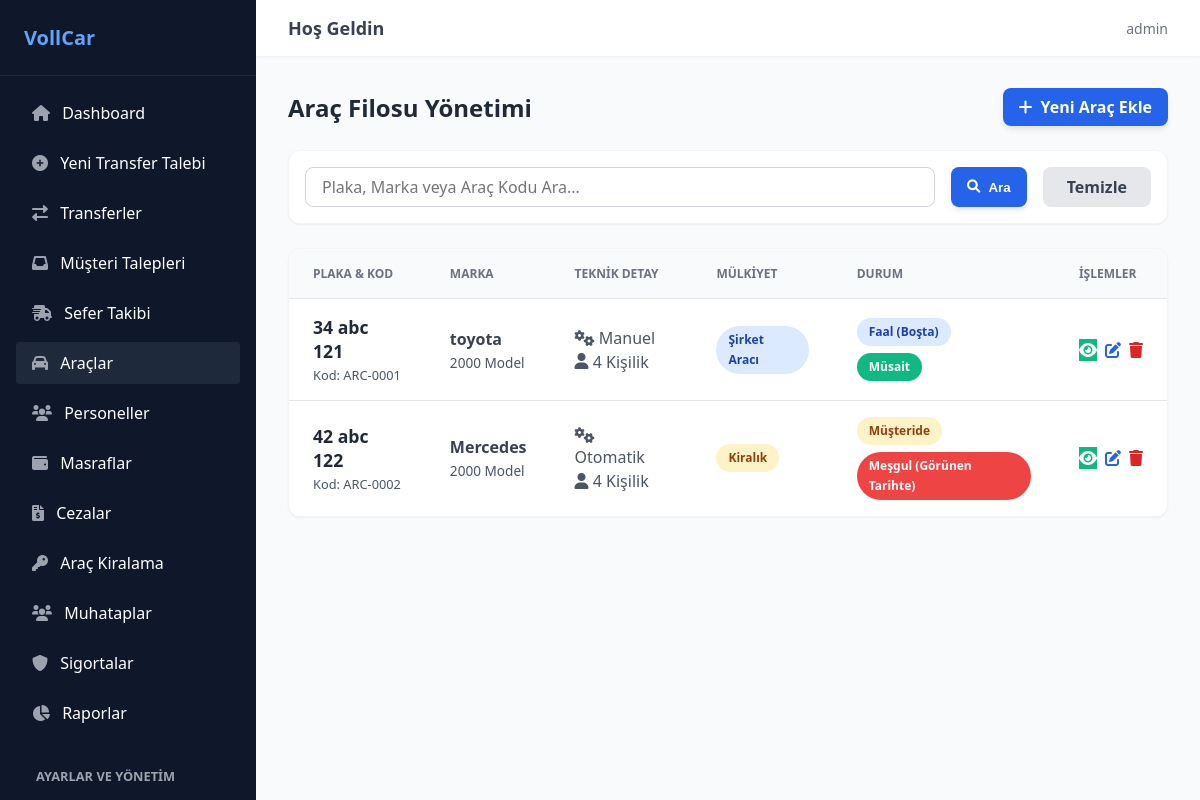
Screenshot of /araclar/ (signed in) with the database file from the repository.
### transfer/models.py (models this page shows, shortened)
class Arac(models.Model):
    VITES_SECENEKLERI = [
        ('manuel', 'Manuel'),
        ('otomatik', 'Otomatik'),
        ('yari_otomatik', 'Yarı Otomatik'),
    ]
    YAKIT_SECENEKLERI = [
        ('benzin', 'Benzin'),
        ('dizel', 'Dizel'),
        ('lpg', 'LPG'),
        ('elektrik', 'Elektrik'),
        ('hibrit', 'Hibrit'),
    ]
    DURUM_SECENEKLERI = [
        ('bosta', 'Faal (Boşta)'),
        ('musteride', 'Müşteride'),
        ('rehin', 'Rehin'),
        ('serviste', 'Serviste'),
    ]
    MULKIYET_SECENEKLERI = [
        ('sirket', 'Şirket Aracı'),
        ('kiralik', 'Kiralık'),
    ]
    IL_SECENEKLERI = [
        ('01', '01 - Adana'), ('02', '02 - Adıyaman'), ('03', '03 - Afyonkarahisar'),
        ('04', '04 - Ağrı'), ('05', '05 - Amasya'), ('06', '06 - Ankara'),
        ('07', '07 - Antalya'), ('08', '08 - Artvin'), ('09', '09 - Aydın'),
        ('10', '10 - Balıkesir'), ('11', '11 - Bilecik'), ('12', '12 - Bingöl'),
        ('13', '13 - Bitlis'), ('14', '14 - Bolu'), ('15', '15 - Burdur'),
        ('16', '16 - Bursa'), ('17', '17 - Çanakkale'), ('18', '18 - Çankırı'),
        ('19', '19 - Çorum'), ('20', '20 - Denizli'), ('21', '21 - Diyarbakır'),
        ('22', '22 - Edirne'), ('23', '23 - Elazığ'), ('24', '24 - Erzincan'),
        ('25', '25 - Erzurum'), ('26', '26 - Eskişehir'), ('27', '27 - Gaziantep'),
        ('28', '28 - Giresun'), ('29', '29 - Gümüşhane'), ('30', '30 - Hakkari'),
        ('31', '31 - Hatay'), ('32', '32 - Isparta'), ('33', '33 - Mersin'),
        ('34', '34 - İstanbul'), ('35', '35 - İzmir'), ('36', '36 - Kars'),
        ('37', '37 - Kastamonu'), ('38', '38 - Kayseri'), ('39', '39 - Kırklareli'),
        ('40', '40 - Kırşehir'), ('41', '41 - Kocaeli'), ('42', '42 - Konya'),
        ('43', '43 - Kütahya'), ('44', '44 - Malatya'), ('45', '45 - Manisa'),
        ('46', '46 - Kahramanmaraş'), ('47', '47 - Mardin'), ('48', '48 - Muğla'),
        ('49', '49 - Muş'), ('50', '50 - Nevşehir'), ('51', '51 - Niğde'),
        ('52', '52 - Ordu'), ('53', '53 - Rize'), ('54', '54 - Sakarya'),
        ('55', '55 - Samsun'), ('56', '56 - Siirt'), ('57', '57 - Sinop'),
        ('58', '58 - Sivas'), ('59', '59 - Tekirdağ'), ('60', '60 - Tokat'),
        ('61', '61 - Trabzon'), ('62', '62 - Tunceli'), ('63', '63 - Şanlıurfa'),
        ('64', '64 - Uşak'), ('65', '65 - Van'), ('66', '66 - Yozgat'),
        ('67', '67 - Zonguldak'), ('68', '68 - Aksaray'), ('69', '69 - Bayburt'),
        ('70', '70 - Karaman'), ('71', '71 - Kırıkkale'), ('72', '72 - Batman'),
        ('73', '73 - Şırnak'), ('74', '74 - Bartın'), ('75', '75 - Ardahan'),
        ('76', '76 - Iğdır'), ('77', '77 - Yalova'), ('78', '78 - Karabük'),
        ('79', '79 - Kilis'), ('80', '80 - Osmaniye'), ('81', '81 - Düzce')
    ]
    arac_kodu = models.CharField(max_length=50, unique=True, null=True, blank=True)
    plaka = models.CharField(max_length=20, unique=True)
    kapasite = models.PositiveIntegerField(default=4)
    il_kodu = models.CharField(max_length=10, choices=IL_SECENEKLERI, null=True, blank=True)
    firma = models.ForeignKey('Firma', on_delete=models.SET_NULL, null=True, blank=True, verbose_name="Şirket")
    arac_turu = models.ForeignKey(AracTuru, on_delete=models.SET_NULL, null=True, blank=True)
    tescil_sira_no = models.CharField(max_length=50, null=True, blank=True)
    renk = models.CharField(max_length=30, null=True, blank=True)
    sase_no = models.CharField(max_length=100, null=True, blank=True)
    motor_no = models.CharField(max_length=100, null=True, blank=True)
    marka = models.CharField(max_length=50, null=True, blank=True)
    model_tanim = models.CharField(max_length=100, null=True, blank=True)
    vites = models.CharField(max_length=20, choices=VITES_SECENEKLERI, null=True, blank=True)
    yakit_tipi = models.CharField(max_length=20, choices=YAKIT_SECENEKLERI, null=True, blank=True)
    arac_durumu = models.CharField(max_length=20, choices=DURUM_SECENEKLERI, default='bosta')
    arac_kimde = models.CharField(max_length=100, null=True, blank=True)
    ilk_tescil_tarihi = models.DateField(null=True, blank=True)
    tescil_tarihi = models.DateField(null=True, blank=True)
    model_yili = models.PositiveIntegerField(null=True, blank=True)
    segment = models.CharField(max_length=50, null=True, blank=True)
    mulkiyet_durumu = models.CharField(max_length=20, choices=MULKIYET_SECENEKLERI, default='sirket')
    muayene_tarihi = models.DateField(null=True, blank=True)
    egzoz_emisyon_tarihi = models.DateField(null=True, blank=True)
    cekici_ruhsati_tarihi = models.DateField(null=True, blank=True)
    serusefer_tarihi = models.DateField(null=True, blank=True)
    resim = models.ImageField(upload_to='arac_resimleri/', null=True, blank=True)
    def is_available(self, start_time, end_time, exclude_transfer_id=None):
        if self.arac_durumu in ['rehin', 'serviste', 'musteride']:
            return False
        from django.db.models import Q
        from .models import Transfer, Kiralama
        overlapping_transfers = Transfer.objects.filter(
            arac_kodu=self,
            transfer_durumu__in=['beklemede', 'basladi']
        ).filter(
            Q(alis_saati__lt=end_time) & Q(varis_saati__gt=start_time)
        )
        if exclude_transfer_id:
            overlapping_transfers = overlapping_transfers.exclude(id=exclude_transfer_id)
        if overlapping_transfers.exists():
            return False
        start_date = start_time.date()
        end_date = end_time.date()
        overlapping_kiralamas = Kiralama.objects.filter(
            arac=self
        ).filter(
            Q(baslangic_tarihi__lte=end_date) & Q(bitis_tarihi__gte=start_date)
        )
        if overlapping_kiralamas.exists():
            return False
        return True
    @property
    def current_availability(self):
        from django.utils import timezone
        now = timezone.now()
        return self.is_available(now, now + timezone.timedelta(minutes=1))

### transfer/views.py (the view)
# urls.py: path('araclar/', staff_only(views.arac_listesi), name='arac_listesi'),
@login_required
def arac_listesi(request):
    query = request.GET.get('q', '')
    araclar = Arac.objects.all()
    if query:
        araclar = araclar.filter(
            Q(plaka__icontains=query) |
            Q(marka__icontains=query) |
            Q(arac_kodu__icontains=query)
        )
    return render(request, 'transfer/arac_listesi.html', {'araclar': araclar, 'query': query})

### transfer/templates/transfer/arac_listesi.html (shortened to what this page needs)
{% extends "transfer/base.html" %}
{% block content %}
<div class="card-container-large">
    <div class="card-header">
        <h1 class="card-title">Araç Filosu Yönetimi</h1>
        <a href="{% url 'arac_ekle' %}" class="btn-blue">
            <i class="fas fa-plus"></i> Yeni Araç Ekle
        </a>
    </div>
    <div class="filter-box">
        <form method="GET" class="filter-form">
            <div class="filter-input-wrapper">
                <input type="text" name="q" value="{{ query }}" placeholder="Plaka, Marka veya Araç Kodu Ara..." class="form-input">
            </div>
            <button type="submit" class="btn-blue w-auto">
                <i class="fas fa-search"></i> Ara
            </button>
            <a href="{% url 'arac_listesi' %}" class="btn-gray">
                Temizle
            </a>
        </form>
    </div>
    <div class="table-container">
        <table class="data-table">
            <thead>
                <tr>
                    <th>Plaka & Kod</th>
                    <th>Marka</th>
                    <th>Teknik Detay</th>
                    <th>Mülkiyet</th>
                    <th>Durum</th>
                    <th>İşlemler</th>
                </tr>
            </thead>
            <tbody>
                {% for arac in araclar %}
                <tr>
                    <td>
                        <div class="table-text-bold" style="font-size: 1.1rem;">{{ arac.plaka }}</div>
                        <div class="table-text-muted" style="font-size: 0.8rem; margin-top: 0.2rem;">Kod: {{ arac.arac_kodu|default:"-" }}</div>
                    </td>
                    <td>
                        <div class="table-text-bold" style="color: #374151;">{{ arac.marka }}</div>
                        <div class="table-text-muted" style="font-size: 0.85rem; margin-top: 0.2rem;">{{ arac.model_yili|default:"Yıl Belirsiz" }} Model</div>
                    </td>
                    <td>
                        <div class="table-text-muted">
                            <i class="fas fa-cogs mr-1"></i> {{ arac.get_vites_display|default:"-" }}<br>
                            <i class="fas fa-user mr-1" style="margin-top: 0.3rem;"></i> {{ arac.kapasite }} Kişilik
                        </div>
                    </td>
                    <td style="vertical-align: middle;">
                        <span class="badge {% if arac.mulkiyet_durumu == 'sirket' %}badge-blue{% else %}badge-yellow{% endif %}">
                            {{ arac.get_mulkiyet_durumu_display }}
                        </span>
                    </td>
                    <td style="vertical-align: middle;">
                        <div>
                            <span class="badge {% if arac.arac_durumu == 'bosta' %}badge-blue{% else %}badge-yellow{% endif %}">
                                {{ arac.get_arac_durumu_display }}
                            </span>
                        </div>
                        <div style="margin-top: 0.4rem;">
                            {% if arac.current_availability %}
                                <span class="badge" style="background-color: #10b981; color: white;">Müsait</span>
                            {% else %}
                                <span class="badge" style="background-color: #ef4444; color: white;">Meşgul (Görünen Tarihte)</span>
                            {% endif %}
                        </div>
                    </td>
                    <td>
                        <div class="action-buttons">
                            <a href="{% url 'arac_detay' arac.id %}" class="action-btn-blue" style="background-color: #10b981; color: white; border-color: #10b981;" title="Detayları İncele">
                                <i class="fas fa-eye"></i>
                            </a>
                            <a href="{% url 'arac_duzenle' arac.id %}" class="action-btn-blue" title="Aracı Düzenle"><i class="fas fa-edit"></i></a>
                            <a href="{% url 'arac_sil' arac.id %}" class="action-btn-red" title="Aracı Sil"><i class="fas fa-trash"></i></a>
                        </div>
                    </td>
                </tr>
                {% endfor %}
            </tbody>
        </table>
    </div>
</div>
{% endblock %}

### transfer/templates/transfer/base.html (shortened to what this page needs)
{% load static %}
<!DOCTYPE html>
<html lang="tr">
<head>
    <link rel="stylesheet" href="{% static 'transfer/css/style.css' %}">
    <link rel="stylesheet" href="https://cdnjs.cloudflare.com/ajax/libs/font-awesome/6.0.0/css/all.min.css">
</head>
<body>
    <div class="app-container">
        <aside class="sidebar" style="overflow-y: auto; height: 100vh;">
            <div class="sidebar-header">
                VollCar
            </div>
            <nav class="sidebar-nav">
                {% if request.user.is_staff %}
                <a href="{% url 'dashboard' %}" class="nav-link {% if request.resolver_match.url_name == 'dashboard' %}active{% endif %}">
                    <i class="fas fa-home"></i> Dashboard
                </a>
                {% endif %}
                <a href="{% url 'transfer_ekle' %}" class="nav-link {% if request.resolver_match.url_name == 'transfer_ekle' %}active{% endif %}">
                    <i class="fas fa-plus-circle"></i> Yeni Transfer Talebi
                </a>
                <a href="{% url 'transfer_listesi' %}" class="nav-link {% if request.resolver_match.url_name == 'transfer_listesi' %}active{% endif %}">
                    <i class="fas fa-exchange-alt"></i> Transferler
                </a>
                {% if request.user.is_staff %}
                <a href="{% url 'transfer_talep_listesi' %}" class="nav-link {% if request.resolver_match.url_name == 'transfer_talep_listesi' %}active{% endif %}">
                    <i class="fas fa-inbox"></i> Müşteri Talepleri
                </a>
                <a href="{% url 'sefer_listesi' %}" class="nav-link {% if request.resolver_match.url_name == 'sefer_listesi' %}active{% endif %}">
                    <i class="fas fa-shipping-fast"></i> Sefer Takibi
                </a>
                <a href="{% url 'arac_listesi' %}" class="nav-link {% if request.resolver_match.url_name == 'arac_listesi' or request.resolver_match.url_name == 'arac_ekle' %}active{% endif %}">
                    <i class="fas fa-car"></i> Araçlar
                </a>
                <a href="{% url 'personel_listesi' %}" class="nav-link {% if request.resolver_match.url_name == 'personel_listesi' or request.resolver_match.url_name == 'personel_ekle' %}active{% endif %}">
                    <i class="fas fa-users"></i> Personeller
                </a>
                <a href="{% url 'masraf_listesi' %}" class="nav-link {% if 'masraf' in request.resolver_match.url_name %}active{% endif %}">
                    <i class="fas fa-wallet"></i> Masraflar
                </a>
                <a href="{% url 'ceza_listesi' %}" class="nav-link {% if 'ceza' in request.resolver_match.url_name %}active{% endif %}">
                    <i class="fas fa-file-invoice-dollar"></i> Cezalar
                </a>
                <a href="{% url 'kiralama_listesi' %}" class="nav-link {% if 'kiralama' in request.resolver_match.url_name %}active{% endif %}">
                    <i class="fas fa-key"></i> Araç Kiralama
                </a>
                <a href="{% url 'muhatap_listesi' %}" class="nav-link {% if 'muhatap' in request.resolver_match.url_name %}active{% endif %}">
                    <i class="fas fa-users"></i> Muhataplar
                </a>
                <a href="{% url 'sigorta_listesi' %}" class="nav-link {% if 'sigorta' in request.resolver_match.url_name %}active{% endif %}">
                    <i class="fas fa-shield-alt"></i> Sigortalar
                </a>
                <a href="{% url 'raporlar_ana' %}" class="nav-link {% if 'rapor' in request.resolver_match.url_name %}active{% endif %}">
                    <i class="fas fa-chart-pie"></i> Raporlar
                </a>
                <div style="padding: 10px 20px; font-size: 0.8rem; color: #9ca3af; text-transform: uppercase; font-weight: bold; margin-top: 15px;">Ayarlar ve Yönetim</div>
                {% endif %}
            </nav>
        </aside>
        <main class="main-content">
            <header class="top-header">
                <h2 class="header-title">Hoş Geldin</h2>
                <div class="user-actions">
                    <span class="user-info">{{ user.username }}</span>
                </div>
            </header>
            <div class="content-wrapper">
                {% block content %}
                {% endblock %}
            </div>
        </main>
    </div>
</body>
</html>

### rows the page displays
Arac: plaka "34 abc 121", arac_kodu "ARC-0001", marka "toyota", model_yili "2000", vites "Manuel", kapasite "4", mulkiyet_durumu "Şirket Aracı", arac_durumu "Faal (Boşta)", shows "Müsait"
Arac: plaka "42 abc 122", arac_kodu "ARC-0002", marka "Mercedes", model_yili "2000", vites "Otomatik", kapasite "4", mulkiyet_durumu "Kiralık", arac_durumu "Müşteride", shows "Meşgul (Görünen Tarihte)"

### other values shown
{{ user.username }} "admin"
